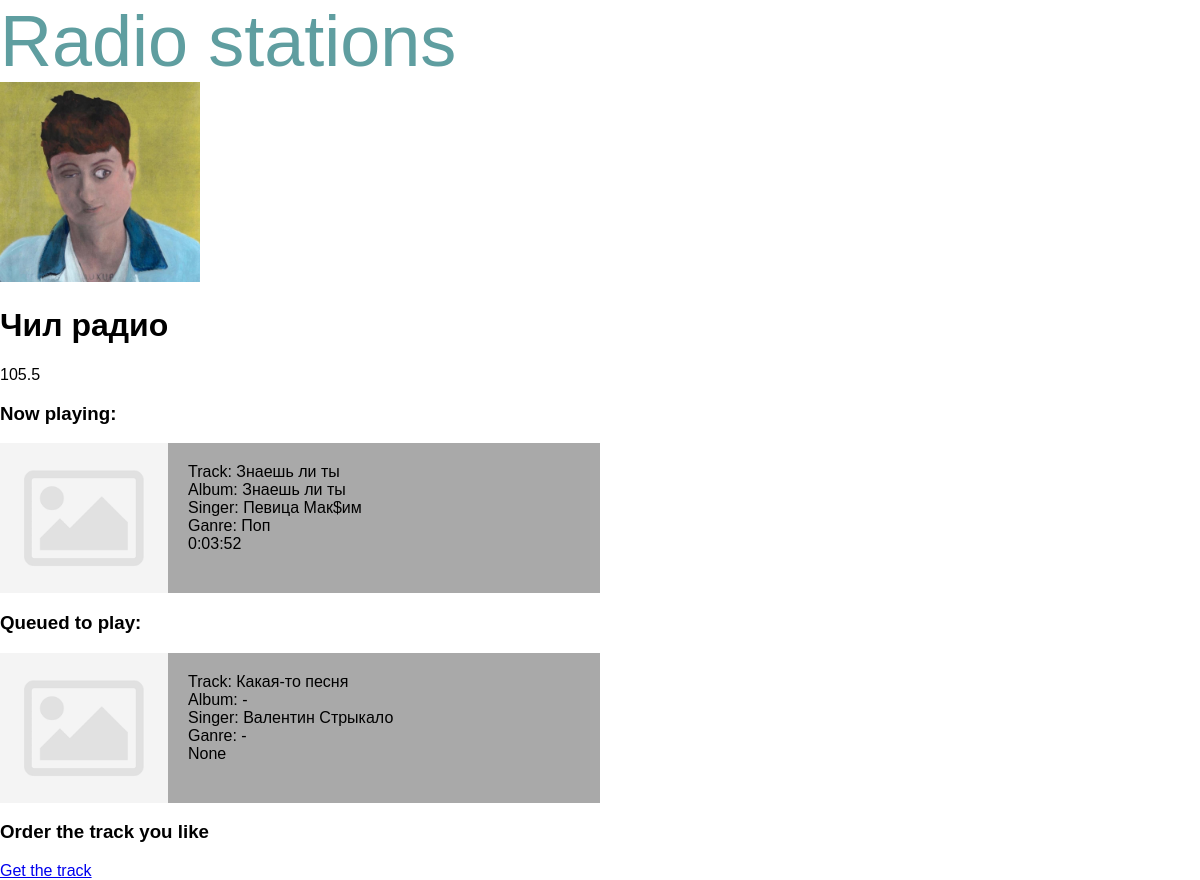
The app's page /chil-radio/ with its own data.
### stations/models.py (models this page shows, shortened)
class Station(models.Model):
    name = models.CharField(max_length=200, db_index=True)
    slug = models.SlugField(max_length=200, db_index=True, unique=True)
    image = models.ImageField(upload_to='stations', blank=True)
    frequency = models.FloatField()
    class Meta:
        ordering = ('name',)
        verbose_name = 'радиостанции'
        verbose_name_plural = 'радиостанции'

class Track(models.Model):
    name = models.CharField(max_length=40, db_index=True)
    album = models.CharField(max_length=40, default='-')
    singer = models.ForeignKey(Singer, related_name='traks', on_delete=models.CASCADE)
    ganre = models.CharField(max_length=30, default='-')
    duration = models.DurationField(null=True)
    station = models.ForeignKey(Station, related_name='traks', on_delete=models.CASCADE)
    image = models.ImageField(upload_to='{}/traks'.format(station), blank=True)
    class Meta:
        ordering = ('name',)
        verbose_name = 'Трек'
        verbose_name_plural = 'Трек'

class Singer(models.Model):
    name = models.CharField(max_length=200, db_index=True)
    def __str__(self):
        return self.name
    class Meta:
        ordering = ('name',)
        verbose_name = 'Испольнитель'
        verbose_name_plural = 'Исполнитель'

### stations/views.py (the view)
def station_detail(request, slug):
    station = get_object_or_404(Station, slug=slug)
    tracks = Track.objects.filter(station=station)
    tracks = Track.objects.all()
    return render(request, 'stations/detail.html', {'station':station,
                                                    'tracks': tracks})

### stations/templates/stations/detail.html
{% extends "stations/base.html" %}
{% load static %}
{% block content %}
    <div class="station-detail">
        <img class="station_img" src="{% if station.image %}{{ station.image.url }}{% else %}{% static "img/no_image.png" %}{% endif %}">
        <h1>{{ station.name }}</h1>
        <p class="frequency">{{ station.frequency }}</p>
        {% if tracks|length > 0 %}
            <h3>Now playing:</h3>
            {% for track in tracks %}
            {% if forloop.counter == 2 %}
                <h3>Queued to play:</h3>
            {% endif %}
                <div class="track">
                    <img class="track_image" src="{% if track.image %}{{ track.image.url }}{% else %}{% static "img/no_image.png" %}{% endif %}">
                    <div class="track_descriptions">
                        <span class="track_name">Track: {{ track.name }}</span>
                        <span class="track_album">Album: {{ track.album }}</span>
                        <span class="track_singer">Singer: {{ track.singer }}</span>
                        <span class="track_ganre">Ganre: {{ track.ganre }}</span>
                        <span class="track_duration">{{ track.duration }}</span>
                    </div>
                </div>
            {% endfor %}
        {% endif %}
        <h3>Order the track you like</h3>
        <a href="{% url "orders:order_create" %}">Get the track</a>
    </div>
{% endblock %}

### stations/templates/stations/base.html (shortened to what this page needs)
{% load static %}
<!DOCTYPE html>
<html>
<head>
    <link href="{% static 'css/base.css' %}" rel="stylesheet">
</head>
<body>
<div id="header">
    <a href="/" class="logo">Radio stations</a>
</div>
<div id="content">
    {% block content %}
    {% endblock %}
</div>
</body>
</html>

### stations/static/css/base.css (style rules this page uses)
body { margin: 0; font-family: sans-serif; }
.logo { font-size: 72px; color: cadetblue; text-decoration: none; }
.station_img { height: 200px; width: 200px; object-fit: cover; }
.track { height: 150px; width: 600px; background-color: darkgrey; display: flex; }
.track_image { flex-grow:1; flex-basis: 30%; height: 150px; width: 150px; object-fit: cover; }
.track_descriptions { flex-grow:1; flex-basis: 70%; display: flex; flex-direction: column; padding: 20px; }

### records on screen
Station: image (picture), name "Чил радио", frequency "105.5"
Track: name "Знаешь ли ты", album "Знаешь ли ты", singer "Певица Мак$им", ganre "Поп", duration "0:03:52"
Track: shows "Queued to play:", name "Какая-то песня", album "-", singer "Валентин Стрыкало", ganre "-", duration "None"
